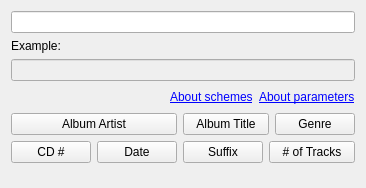
<?xml version="1.0" encoding="UTF-8"?>
<ui version="4.0">
 <class>SimpleSchemeWizardWidgetUI</class>
 <widget class="QWidget" name="SimpleSchemeWizardWidgetUI">
  <property name="geometry">
   <rect>
    <x>0</x>
    <y>0</y>
    <width>362</width>
    <height>188</height>
   </rect>
  </property>
  <layout class="QGridLayout" name="gridLayout">
   <item row="5" column="2">
    <widget class="QPushButton" name="kpushbutton_suffix">
     <property name="text">
      <string>Suffix</string>
     </property>
    </widget>
   </item>
   <item row="5" column="1">
    <widget class="QPushButton" name="kpushbutton_date">
     <property name="toolTip">
      <string/>
     </property>
     <property name="text">
      <string>Date</string>
     </property>
    </widget>
   </item>
   <item row="4" column="0" colspan="2">
    <widget class="QPushButton" name="kpushbutton_albumartist">
     <property name="minimumSize">
      <size>
       <width>0</width>
       <height>0</height>
      </size>
     </property>
     <property name="maximumSize">
      <size>
       <width>16777215</width>
       <height>16777215</height>
      </size>
     </property>
     <property name="toolTip">
      <string/>
     </property>
     <property name="text">
      <string>Album Artist</string>
     </property>
    </widget>
   </item>
   <item row="4" column="2" colspan="2">
    <widget class="QPushButton" name="kpushbutton_albumtitle">
     <property name="minimumSize">
      <size>
       <width>0</width>
       <height>0</height>
      </size>
     </property>
     <property name="maximumSize">
      <size>
       <width>16777215</width>
       <height>16777215</height>
      </size>
     </property>
     <property name="toolTip">
      <string/>
     </property>
     <property name="text">
      <string>Album Title</string>
     </property>
    </widget>
   </item>
   <item row="2" column="0" colspan="5">
    <widget class="QLineEdit" name="qlineedit_example">
     <property name="enabled">
      <bool>false</bool>
     </property>
     <property name="readOnly">
      <bool>true</bool>
     </property>
    </widget>
   </item>
   <item row="5" column="3" colspan="2">
    <widget class="QPushButton" name="kpushbutton_nooftracks">
     <property name="text">
      <string># of Tracks</string>
     </property>
    </widget>
   </item>
   <item row="1" column="0">
    <widget class="QLabel" name="label_album_example">
     <property name="maximumSize">
      <size>
       <width>16777215</width>
       <height>21</height>
      </size>
     </property>
     <property name="text">
      <string>Example:</string>
     </property>
     <property name="buddy">
      <cstring>qlineedit_example</cstring>
     </property>
    </widget>
   </item>
   <item row="4" column="4">
    <widget class="QPushButton" name="kpushbutton_genre">
     <property name="toolTip">
      <string/>
     </property>
     <property name="text">
      <string>Genre</string>
     </property>
    </widget>
   </item>
   <item row="0" column="0" colspan="5">
    <widget class="QLineEdit" name="qlineedit_scheme"/>
   </item>
   <item row="5" column="0">
    <widget class="QPushButton" name="kpushbutton_cdno">
     <property name="toolTip">
      <string/>
     </property>
     <property name="text">
      <string>CD #</string>
     </property>
    </widget>
   </item>
   <item row="6" column="1">
    <spacer name="verticalSpacer">
     <property name="orientation">
      <enum>Qt::Vertical</enum>
     </property>
     <property name="sizeHint" stdset="0">
      <size>
       <width>20</width>
       <height>14</height>
      </size>
     </property>
    </spacer>
   </item>
   <item row="3" column="0" colspan="5">
    <layout class="QHBoxLayout" name="horizontalLayout">
     <property name="spacing">
      <number>6</number>
     </property>
     <property name="sizeConstraint">
      <enum>QLayout::SetDefaultConstraint</enum>
     </property>
     <item>
      <spacer name="horizontalSpacer">
       <property name="orientation">
        <enum>Qt::Horizontal</enum>
       </property>
       <property name="sizeHint" stdset="0">
        <size>
         <width>40</width>
         <height>20</height>
        </size>
       </property>
      </spacer>
     </item>
     <item>
      <widget class="QLabel" name="kurllabel_aboutschemes">
       <property name="text">
        <string>&lt;a href=link&gt;About schemes&lt;/a&gt;</string>
       </property>
       <property name="alignment">
        <set>Qt::AlignLeading|Qt::AlignLeft|Qt::AlignVCenter</set>
       </property>
       <property name="textInteractionFlags">
        <set>Qt::TextBrowserInteraction</set>
       </property>
      </widget>
     </item>
     <item>
      <widget class="QLabel" name="kurllabel_aboutparameters">
       <property name="text">
        <string>&lt;a href=link&gt;About parameters&lt;/a&gt;</string>
       </property>
       <property name="alignment">
        <set>Qt::AlignLeading|Qt::AlignLeft|Qt::AlignVCenter</set>
       </property>
       <property name="textInteractionFlags">
        <set>Qt::TextBrowserInteraction</set>
       </property>
      </widget>
     </item>
    </layout>
   </item>
  </layout>
 </widget>
 <resources/>
 <connections/>
</ui>
